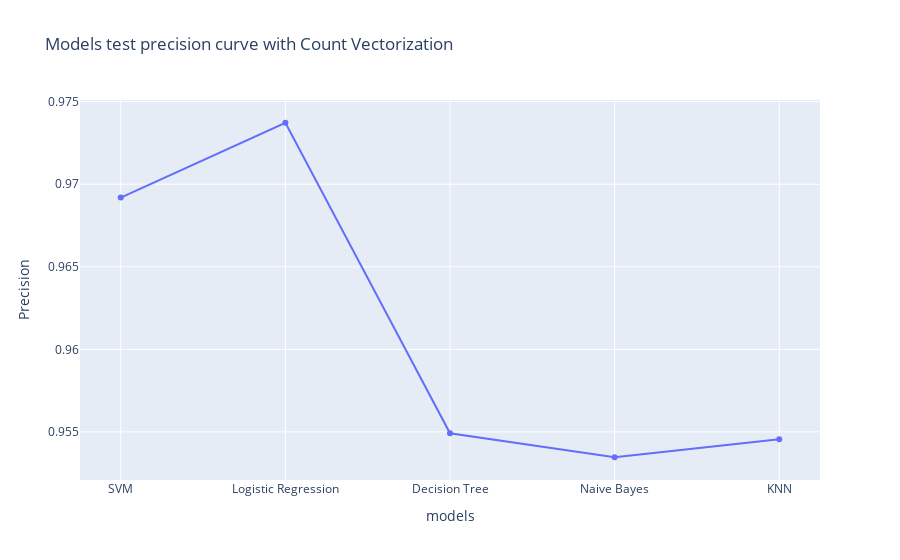

Notebook source saved alongside this figure:
### Code cell
x_data_precision = [svc_precision,lr_precision,dt_precision,nb_precision,knn_precision]
px.line(x=y_data,y=x_data_precision,title="Models test precision curve with Count Vectorization",labels={'x':'models','y':'Precision'},markers='o')

### Figure 1 — Plotly figure (JSON) as saved in the notebook; plotly's stock layout.template omitted (floating-point values rounded to 4 significant figures)
{"data": [{"hovertemplate": "models=%{x}<br>Precision=%{y}<extra></extra>", "legendgroup": "", "line": {"color": "#636efa", "dash": "solid"}, "marker": {"symbol": "circle"}, "mode": "lines+markers", "name": "", "orientation": "v", "showlegend": false, "type": "scatter", "x": ["SVM", "Logistic Regression", "Decision Tree", "Naive Bayes", "KNN"], "xaxis": "x", "y": [0.9692, 0.9737, 0.9549, 0.9535, 0.9546], "yaxis": "y"}], "layout": {"legend": {"tracegroupgap": 0}, "title": {"text": "Models test precision curve with Count Vectorization"}, "xaxis": {"anchor": "y", "domain": [0, 1], "title": {"text": "models"}}, "yaxis": {"anchor": "x", "domain": [0, 1], "title": {"text": "Precision"}}}}
